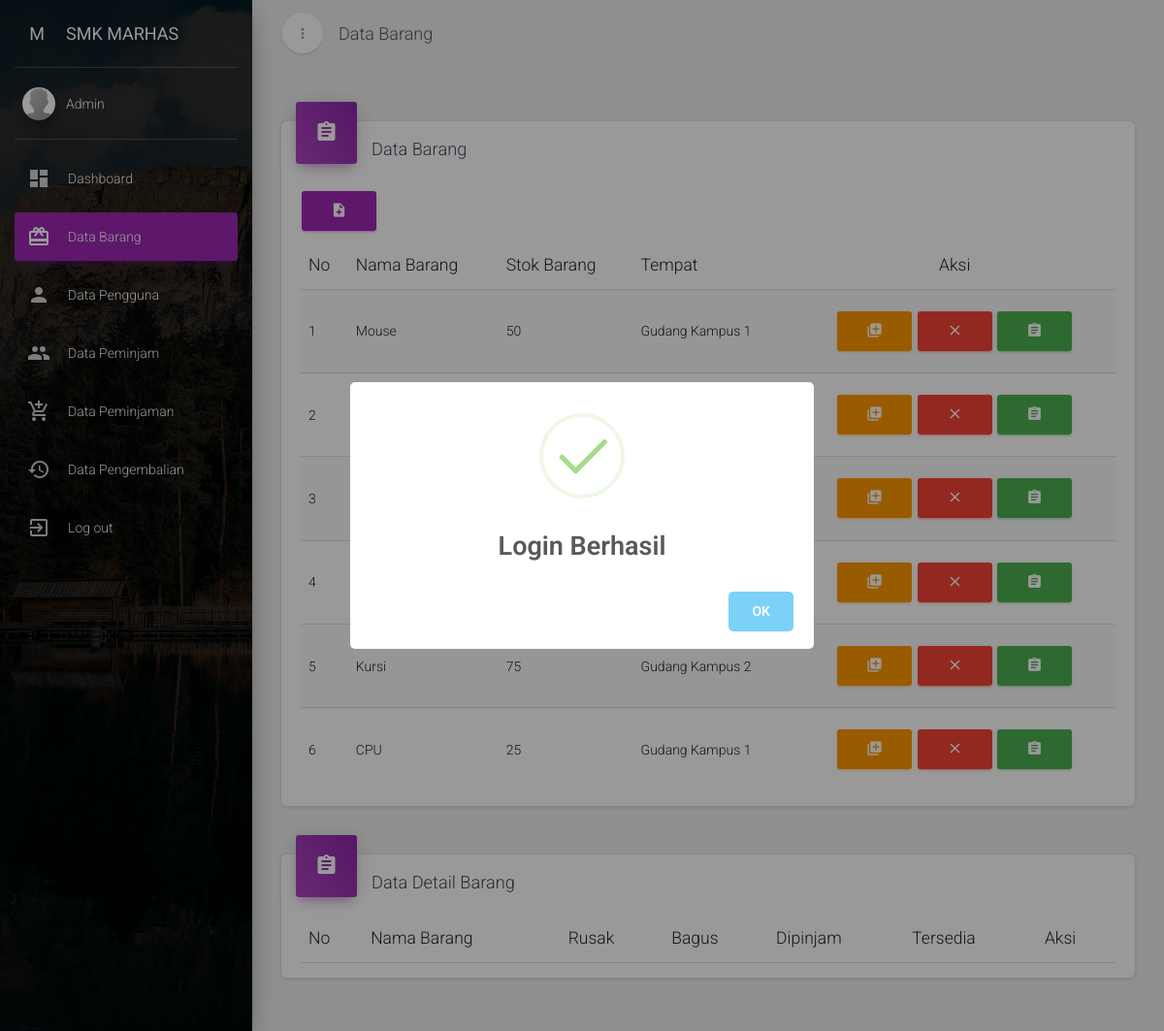
The app's page /system/home.php?menu=2 (signed in) with its own data.
### tables this page shows
CREATE TABLE `barang` (
  `id_barang` int(11) NOT NULL,
  `nama` varchar(50) DEFAULT NULL,
  `stok` int(11) DEFAULT NULL,
  `tempat` varchar(50) DEFAULT NULL
);

### system/barang/barang.php (the view, shortened to what this page needs)
			<a class="navbar-brand" href="#"> Data Barang </a>
    </div>
    <div class="collapse navbar-collapse">
    </div>
  </div>
</nav>
<div class="content">
  <div class="container-fluid">
    <div class="row">
      <div class="col-md-12">
          <div class="card">
              <div class="card-header card-header-icon" data-background-color="purple">
                  <i class="material-icons">assignment</i>
              </div>
              <div class="card-content">
                  <h4 class="card-title">Data Barang</h4>
                  <button type="button" class="btn btn-primary" data-toggle="modal" data-target="#exampleModal">
                    <i class="material-icons">note_add</i>
                  </button>
                  <div class="material-datatables">
                      <table id="datatables" class="table table-striped table-no-bordered table-hover" cellspacing="0" width="100%" style="width:100%">
                          <thead>
                              <tr>
                                  <th>No</th>
                                  <th>Nama Barang</th>
                                  <th>Stok Barang</th>
                                  <th>Tempat</th>
                                  <th class="disabled-sorting" style="text-align: center;">Aksi</th>
                              </tr>
                          </thead>
                          <tbody>
                              <?php
                         $query = mysqli_query($conn, "SELECT * FROM barang");
                         $i = 1;
                         while ($data=mysqli_fetch_array($query)) {
                           $id = $data['id_barang'];
                           ?>
                           <tr>
                            <td><?= $i?></td>
                            <td><?= $data['nama']?></td>
                            <td><?= $data['stok']?></td>
                            <td><?= $data['tempat']?></td>
                            <td style="text-align: center;">
                              <a data-toggle="modal" data-target="#edit<?= $data['id_barang']?>" class="btn btn-warning"><i class="material-icons">library_add</i></a>
                              <a class="btn btn-danger" onclick="hapus('barang/hapus.php?id=<?= $id?>')"><i class="material-icons">close</i></a>
                              <a href="home.php?menu=2&idb=<?= $data['id_barang']?>" class="btn btn-success"><i class="material-icons">assignment</i></a>
                            </td>
                          </tr>
                          <div class="modal fade" id="edit<?= $data['id_barang']?>" tabindex="-1" role="dialog" aria-labelledby="exampleModalLabel" aria-hidden="true">
                        <?php
                        $i++;}
                        ?>
                      </tbody>
                    </table>
                  </div>
              </div>
          </div>
      </div>
      <div class="col-md-12">
          <div class="card">
              <div class="card-header card-header-icon" data-background-color="purple">
                  <i class="material-icons">assignment</i>
              </div>
              <div class="card-content">
                  <h4 class="card-title">Data Detail Barang</h4>
                  <div class="material-datatables">
                      <table id="datatable" class="table table-striped table-no-bordered table-hover" cellspacing="0" width="100%" style="width:100%">
                          <thead>
                              <tr>
                                  <th>No</th>
                                  <th>Nama Barang</th>
                                  <th>Rusak</th>
                                  <th>Bagus</th>
                                  <th>Dipinjam</th>
                                  <th>Tersedia</th>
                                  <th>Aksi</th>
                              </tr>
                          </thead>
                        </table>
                  </div>
              </div>
          </div>
      </div>
    </div>
  </div>
</div>
</div>

### records on screen
barang: nama "Mouse", stok "50", tempat "Gudang Kampus 1"
barang: nama "Kursi", stok "75", tempat "Gudang Kampus 2"
barang: nama "CPU", stok "25", tempat "Gudang Kampus 1"

### other values on screen
$_SESSION['nama'] "Admin"
